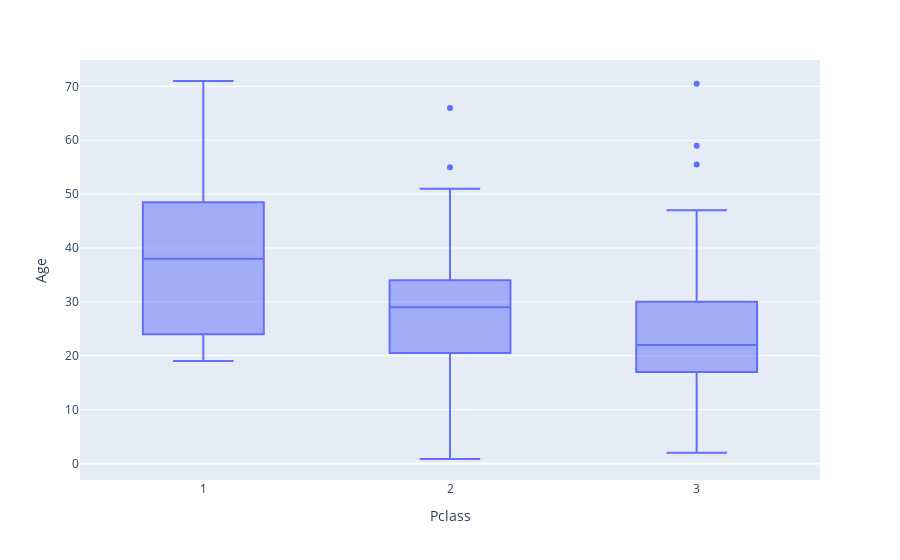

The code cell stored with this chart in its notebook:
### Markdown cell above
## Box Plots

### Code cell
fig = px.box(data, x='Pclass', y="Age")
fig.show()

### Figure 1 — Plotly figure (JSON) as saved in the notebook; plotly's stock layout.template omitted (floating-point values rounded to 4 significant figures; data arrays with more than 128 entries replaced by an {"elided": "..."} marker saying what was removed)
{"data": [{"alignmentgroup": "True", "hovertemplate": "Pclass=%{x}<br>Age=%{y}<extra></extra>", "legendgroup": "", "marker": {"color": "#636efa"}, "name": "", "notched": false, "offsetgroup": "", "orientation": "v", "showlegend": false, "type": "box", "x": {"elided": "156 int values"}, "x0": " ", "xaxis": "x", "y": {"elided": "156 float values"}, "y0": " ", "yaxis": "y"}], "layout": {"boxmode": "group", "legend": {"tracegroupgap": 0}, "margin": {"t": 60}, "xaxis": {"anchor": "y", "domain": [0, 1], "title": {"text": "Pclass"}}, "yaxis": {"anchor": "x", "domain": [0, 1], "title": {"text": "Age"}}}}
